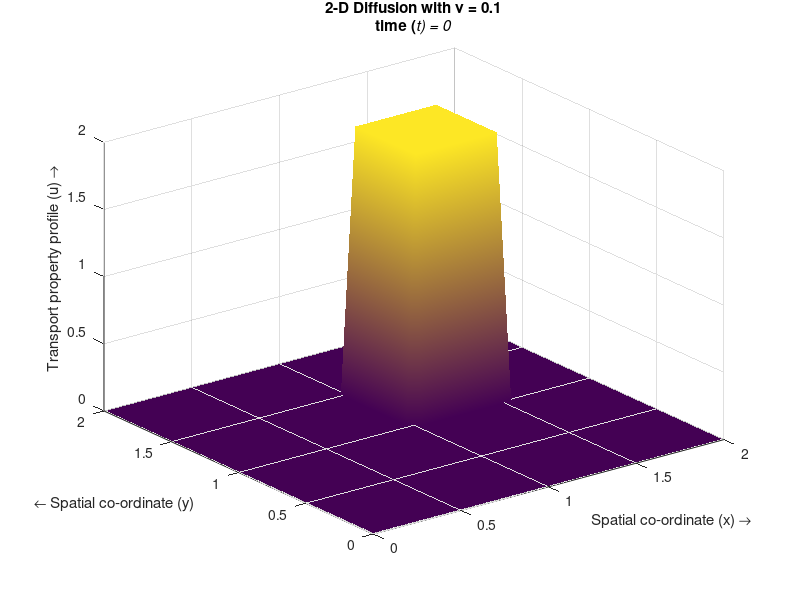

Reproduce this figure in MATLAB. (Note: this script raises an error after producing the figure.)
% Simulating the 2-D Diffusion equation by the Finite Difference
...Method 
% Numerical scheme used is a first order upwind in time and a second
...order central difference in space (Implicit and Explicit)

%%
%Specifying parameters
nx=40;                           %Number of steps in space(x)
ny=50;                           %Number of steps in space(y)       
nt=30;                           %Number of time steps 
dt=0.01;                         %Width of each time step
dx=2/(nx-1);                     %Width of space step(x)
dy=2/(ny-1);                     %Width of space step(y)
x=0:dx:2;                        %Range of x(0,2) and specifying the grid points
y=0:dy:2;                        %Range of y(0,2) and specifying the grid points
u=zeros(nx,ny);                  %Preallocating u
un=zeros(nx,ny);                 %Preallocating un
vis=0.1;                         %Diffusion coefficient/viscocity
UW=0;                            %x=0 Dirichlet B.C 
UE=0;                            %x=L Dirichlet B.C 
US=0;                            %y=0 Dirichlet B.C 
UN=0;                            %y=L Dirichlet B.C 
UnW=0;                           %x=0 Neumann B.C (du/dn=UnW)
UnE=0;                           %x=L Neumann B.C (du/dn=UnE)
UnS=0;                           %y=0 Neumann B.C (du/dn=UnS)
UnN=0;                           %y=L Neumann B.C (du/dn=UnN)

%%
%Initial Conditions
for i=1:nx
    for j=1:ny
        if ((1<=y(j))&&(y(j)<=1.5)&&(1<=x(i))&&(x(i)<=1.5))
            u(i,j)=2;
        else
            u(i,j)=0;
        end
    end
end

%%
%B.C vector
bc=zeros(nx-2,ny-2);
bc(1,:)=UW/dx^2; bc(nx-2,:)=UE/dx^2;  %Dirichlet B.Cs
bc(:,1)=US/dy^2; bc(:,ny-2)=UN/dy^2;  %Dirichlet B.Cs
%bc(1,:)=-UnW/dx; bc(nx-2,:)=UnE/dx;  %Neumann B.Cs
%bc(:,1)=-UnS/dy; bc(:,nx-2)=UnN/dy;  %Neumann B.Cs
%B.Cs at the corners:
bc(1,1)=UW/dx^2+US/dy^2; bc(nx-2,1)=UE/dx^2+US/dy^2;
bc(1,ny-2)=UW/dx^2+UN/dy^2; bc(nx-2,ny-2)=UE/dx^2+UN/dy^2;
bc=vis*dt*bc;

%Calculating the coefficient matrix for the implicit scheme
Ex=sparse(2:nx-2,1:nx-3,1,nx-2,nx-2);
Ax=Ex+Ex'-2*speye(nx-2);        %Dirichlet B.Cs
%Ax(1,1)=-1; Ax(nx-2,nx-2)=-1;  %Neumann B.Cs
Ey=sparse(2:ny-2,1:ny-3,1,ny-2,ny-2);
Ay=Ey+Ey'-2*speye(ny-2);        %Dirichlet B.Cs
%Ay(1,1)=-1; Ay(ny-2,ny-2)=-1;  %Neumann B.Cs
A=kron(Ay/dy^2,speye(nx-2))+kron(speye(ny-2),Ax/dx^2);
D=speye((nx-2)*(ny-2))-vis*dt*A;

%%
%Calculating the field variable for each time step
i=2:nx-1;
j=2:ny-1;
for it=0:nt
    un=u;
    h=surf(x,y,u','EdgeColor','none');       %plotting the field variable
    shading interp
    axis ([0 2 0 2 0 2])
    title({['2-D Diffusion with {\nu} = ',num2str(vis)];['time (\itt) = ',num2str(it*dt)]})
    xlabel('Spatial co-ordinate (x) \rightarrow')
    ylabel('{\leftarrow} Spatial co-ordinate (y)')
    zlabel('Transport property profile (u) \rightarrow')
    drawnow; 
    refreshdata(h)
    %Uncomment as necessary
    %Implicit method:
    U=un;U(1,:)=[];U(end,:)=[];U(:,1)=[];U(:,end)=[];
    U=reshape(U+bc,[],1);
    U=D\U;
    U=reshape(U,nx-2,ny-2);
    u(2:nx-1,2:ny-1)=U;
    %Boundary conditions
    %Dirichlet:
    u(1,:)=UW;
    u(nx,:)=UE;
    u(:,1)=US;
    u(:,ny)=UN;
    %Neumann:
    %u(1,:)=u(2,:)-UnW*dx;
    %u(nx,:)=u(nx-1,:)+UnE*dx;
    %u(:,1)=u(:,2)-UnS*dy;
    %u(:,ny)=u(:,ny-1)+UnN*dy;
    %}
    %Explicit method:
    %{
    u(i,j)=un(i,j)+(vis*dt*(un(i+1,j)-2*un(i,j)+un(i-1,j))/(dx*dx))+(vis*dt*(un(i,j+1)-2*un(i,j)+un(i,j-1))/(dy*dy));
    %Boundary conditions
    %Dirichlet:
    u(1,:)=UW;
    u(nx,:)=UE;
    u(:,1)=US;
    u(:,ny)=UN;
    %Neumann:
    %u(1,:)=u(2,:)-UnW*dx;
    %u(nx,:)=u(nx-1,:)+UnE*dx;
    %u(:,1)=u(:,2)-UnS*dy;
    %u(:,ny)=u(:,ny-1)+UnN*dy;
    %}
end